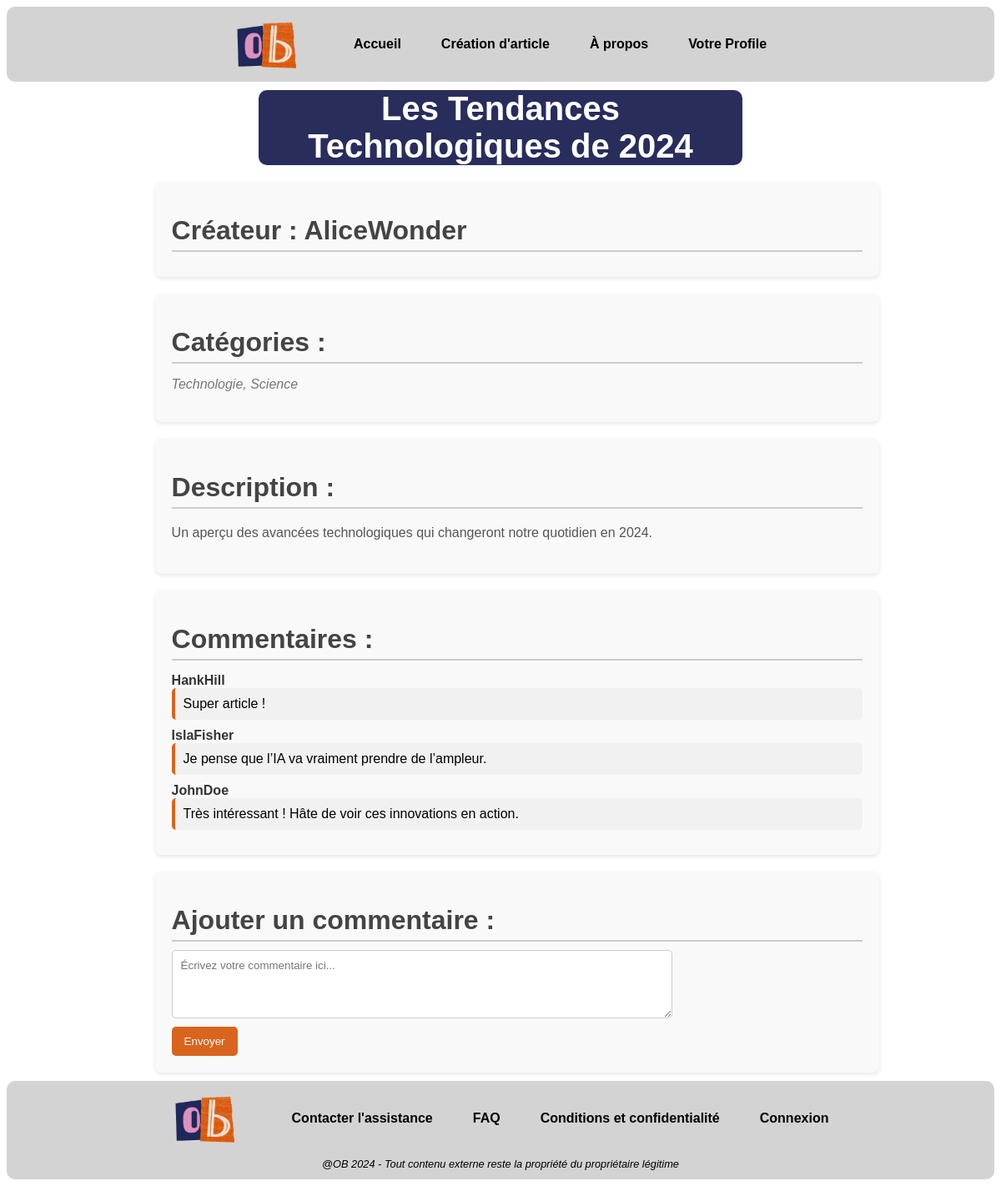
The page /afficherArticle.php?id=1 (signed in) on the database its author committed.
### tables this page shows
CREATE TABLE IF NOT EXISTS `article` (
  `id` int NOT NULL AUTO_INCREMENT COMMENT 'Identifiant unique de l''article.',
  `titre` varchar(250) NOT NULL COMMENT 'Titre de l''article.',
  `description` varchar(2000) NOT NULL COMMENT 'Contenu ou résumé de l''article.',
  `fk_pseudo` varchar(50) NOT NULL COMMENT 'Clé étrangère vers le pseudo de la table User.',
  PRIMARY KEY (`id`)
);

CREATE TABLE IF NOT EXISTS `utilisateur` (
  `id` int NOT NULL AUTO_INCREMENT,
  `pseudo` varchar(50) NOT NULL,
  `email` varchar(100) NOT NULL,
  `motDePasse` varchar(100) NOT NULL,
  `dateCreation` datetime NOT NULL DEFAULT CURRENT_TIMESTAMP,
  PRIMARY KEY (`id`)
);

CREATE TABLE IF NOT EXISTS `commentaire` (
  `id` int NOT NULL AUTO_INCREMENT COMMENT 'Identifiant unique du commentaire.',
  `description` varchar(2000) NOT NULL COMMENT 'Contenu du commentaire.',
  `fk_pseudo` varchar(50) NOT NULL COMMENT 'Clé étrangère vers le pseudo de la table User.',
  PRIMARY KEY (`id`)
);

### afficherArticle.php (the view, shortened to what this page needs)
<?php
include "pagesOutils/connDB.php";
$titre = '';
$description = '';
$pseudoCreateur = '';
$listeCategories = '';
$listeCommentaires = '';
if (isset($_GET['id'])) {
    $idArticle = $_GET['id'];
    $sql = "SELECT titre, description, fk_pseudo FROM article WHERE id=?";
    $stmt = $conn->prepare($sql);
    $stmt->bind_param("i", $idArticle);
    $stmt->execute();
    $result = $stmt->get_result();
    if ($result->num_rows > 0) {
        $row = $result->fetch_assoc();
        $titre = $row['titre'];
        $description = $row['description'];
        $pseudoCreateur = $row['fk_pseudo'];
    }
    $sqlCategories = "SELECT c.nom FROM categorie AS c
                      JOIN article_categorie AS ac ON c.id = ac.categorie_id
                      WHERE ac.article_id = ?";
    $stmtCategories = $conn->prepare($sqlCategories);
    $stmtCategories->bind_param("i", $idArticle);
    $stmtCategories->execute();
    $resultCategories = $stmtCategories->get_result();
    $categories = [];
    while ($rowCat = $resultCategories->fetch_assoc()) {
        $categories[] = $rowCat['nom'];
    }
    $listeCategories = implode(", ", $categories);
    $sqlCommentaires = "SELECT com.description, u.pseudo FROM commentaire AS com
                        JOIN article_commentaire AS ac ON com.id = ac.commentaire_id
                        JOIN utilisateur AS u ON com.fk_pseudo = u.pseudo
                        WHERE ac.article_id = ?";
    $stmtCommentaires = $conn->prepare($sqlCommentaires);
    $stmtCommentaires->bind_param("i", $idArticle);
    $stmtCommentaires->execute();
    $resultCommentaires = $stmtCommentaires->get_result();
    $commentaires = [];
    while ($rowComm = $resultCommentaires->fetch_assoc()) {
        $commentaires[] = "<pseudo>" . htmlspecialchars($rowComm['pseudo']) . "</pseudo> <commentaire>" . htmlspecialchars($rowComm['description']) . "</commentaire>";
    }
    $listeCommentaires = implode("", $commentaires);
}
?>
<html>
<head>
    <link rel="stylesheet" href="afficherArticle.css">
</head>
<?php include 'pagesOutils/header.php'; ?>
<body>
<main>
    <h1><?php echo htmlspecialchars($titre); ?></h1>
    <section>
    <h2>Créateur : <span class="pseudo"><?php echo htmlspecialchars($pseudoCreateur); ?></span></h2>
    </section>
    <section>
    <h2>Catégories : </h2>
    <p class="categories"><?php echo htmlspecialchars($listeCategories); ?></p>
    </section>
    <section>
    <h2>Description : </h2>
    <p class="description"><?php echo nl2br(htmlspecialchars($description)); ?></p>
    </section>
    <section>
    <h2>Commentaires : </h2>
    <div class="commentaires">
        <?php echo $listeCommentaires; ?>
    </div>
    </section>
    <section>
    <h2>Ajouter un commentaire :</h2>
    <form method="POST" class="comment-form">
        <textarea name="commentaire" rows="4" required placeholder="Écrivez votre commentaire ici..."></textarea>
        <button type="submit">Envoyer</button>
    </form>
    </section>
</main>
</body>
<?php include 'pagesOutils/footer.php'; ?>
</html>

### afficherArticle.css (style rules this page uses)
body main { display: flex; flex-direction: column; justify-content: space-between; min-height: 100vh; margin: 0 auto; width: 70%; font-family: "Century Gothic", sans-serif; }
.commentaires { margin-top: 15px; }
commentaire { display: block; margin-bottom: 10px; padding: 10px; background-color: #f1f1f1; border-left: 4px solid #d9641d; border-radius: 5px; }
pseudo { font-weight: bold; color: #333; }
.categories { font-style: italic; color: #777; }
.description { color: #555; line-height: 1.6; }
.comment-form { width: 100%; max-width: 600px; margin: 0; padding: 0; }
.comment-form textarea { width: 100%; font-family: "Century Gothic", sans-serif; padding: 10px; margin-bottom: 10px; border-radius: 5px; border: 1px solid #ccc; }
.comment-form button { font-family: "Century Gothic", sans-serif; padding: 10px 15px; border-radius: 5px; background-color: #d9641d; color: white; border: none; cursor: pointer; transition: background-color 0.3s; }
section { width: 100%; margin: 10px auto; background-color: #f9f9f9; border-radius: 8px; box-shadow: 0 2px 5px rgba(0, 0, 0, 0.1); padding: 20px; }
h1 { font-size: 2.5em; color: white; font-family: "Century Gothic", sans-serif; text-align: center; margin : 10px auto ; font-weight: bold; border-radius: 10px; background-color: #282d5c; width: 70%; }
h2 { font-size: 2em; font-family: "Century Gothic", sans-serif; color: #444; margin-top: 20px; margin-bottom: 10px; border-bottom: 2px solid #ccc; padding-bottom: 5px; transition: color 0.3s ease, transform 0.3s ease; }

### rows shown on the page
article: titre "Les Tendances Technologiques de 2024", fk_pseudo "AliceWonder", description "Un aperçu des avancées technologiques qui changeront notre quotidien en 2024."
utilisateur: pseudo "HankHill"
commentaire: description "Super article !"
utilisateur: pseudo "IslaFisher"
commentaire: description "Je pense que l’IA va vraiment prendre de l’ampleur."
utilisateur: pseudo "JohnDoe"
commentaire: description "Très intéressant ! Hâte de voir ces innovations en action."

### other values the page prints
$listeCategories "Technologie, Science"
